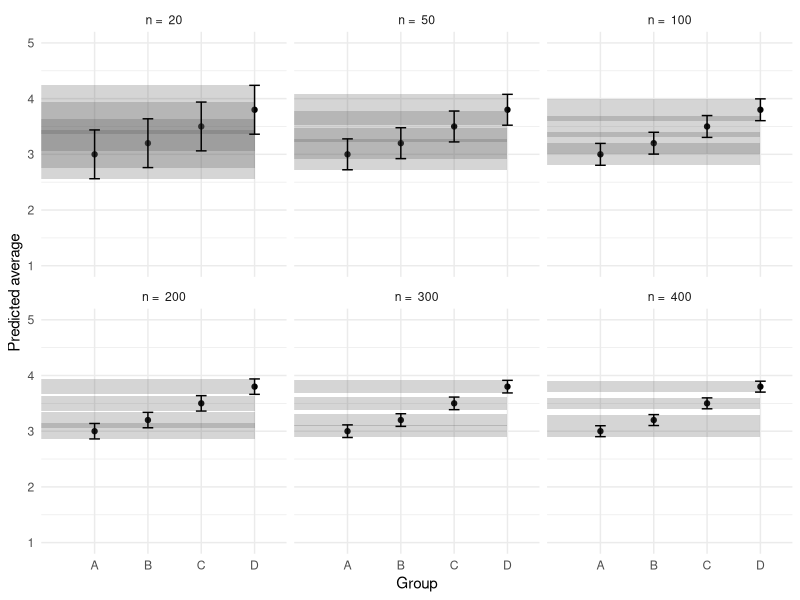

This figure's R source:
## ---- chunk 1
#| label: setup
#| message: false

library(MASS)
library(tidyverse)
library(marginaleffects)

theme_set(theme_minimal())

set.seed(1)
## ---- chunk 2
#| label: simulation-2-groups

# Set the simulation parameters
Ms <- c(3, 3.2, 3.5, 3.8)
SDs <- c(1, 1, 1, 1)
labels <- c("A", "B", "C", "D")

# Produce the variance-covariance matrix
Sigma <- matrix(
  nrow = length(Ms),
  ncol = length(Ms),
  data = diag(SDs)
)

preds <- tibble()
Ns <- c(20, 50, 100, 200, 300, 400)

# Simulate
for (n in Ns) {
  m <- mvrnorm(n = n, mu = Ms, Sigma = Sigma, empirical = TRUE)

  colnames(m) <- labels

  data <- m |>
    as_tibble() |>
    pivot_longer(
      cols = everything(),
      names_to = "predictor",
      values_to = "response"
    )

  mod <- lm(response ~ predictor, data = data)

  preds <- mod |>
    avg_predictions(variables = "predictor") |>
    as_tibble() |>
    mutate(n = n) |>
    bind_rows(preds)
}

ggplot(preds, aes(x = predictor, y = estimate)) +
  geom_point(position = position_dodge(.9)) +
  geom_rect(
    aes(
      ymin = conf.low, ymax = conf.high,
      xmin = 0, xmax = 4,
      group = predictor
    ),
    alpha = .25
  ) +
  geom_errorbar(
    aes(ymin = conf.low, ymax = conf.high),
    width = .2, position = position_dodge(.9)
  ) +
  facet_wrap(~ n, labeller = labeller(n = function(x) paste("n = ", x))) +
  labs(
    x = "Group",
    y = "Predicted average"
  ) +
  scale_y_continuous(limits = c(1, 5), breaks = 1:5)
